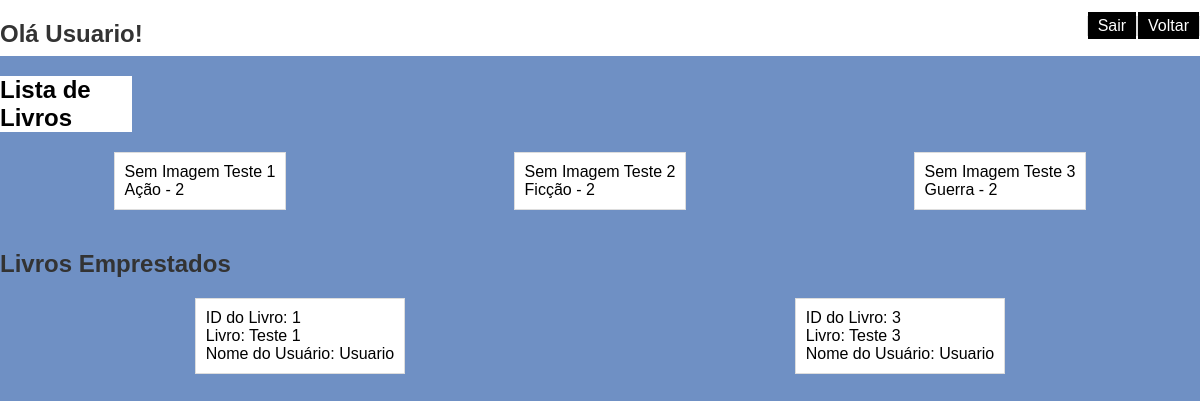
The app's page /livro.php (signed in) with its own data.
### tables this page shows
CREATE TABLE `livros` (
  `livro_id` int(11) NOT NULL,
  `nome` varchar(255) NOT NULL,
  `categoria` varchar(255) NOT NULL,
  `quantidade` int(11) NOT NULL
);

CREATE TABLE `emprestimos` (
  `emprestimo_id` int(11) NOT NULL,
  `livro_emprestimo` varchar(255) NOT NULL,
  `nome_livro` varchar(255) NOT NULL,
  `aluno_emprestimo` varchar(255) NOT NULL,
  `data_emprestimo` date NOT NULL,
  `data_devolucao` date NOT NULL
);

### App/Controller/LivroController.php (called while the page is built, shortened)
<?php
require_once 'App/Model/LivroModel.php';
class LivroController {
    private $livroModel;
    public function __construct($pdo) {
        $this->livroModel = new LivroModel($pdo);
    }
    public function listarLivros() {
        return $this->livroModel->listarLivros();
    }
}
?>

### App/Model/LivroModel.php (called while the page is built, shortened)
<?php
class LivroModel {
    private $pdo;
    public function __construct($pdo) {
        $this->pdo = $pdo;
    }
    public function listarLivros() {
        $sql = "SELECT * FROM livros";
        $stmt = $this->pdo->query($sql);
        return $stmt->fetchAll(PDO::FETCH_ASSOC);
    }
}
?>

### App/Controller/EmprestimoController.php (called while the page is built, shortened)
<?php
require_once 'App\Model\EmprestimoModel.php';
class EmprestimoController {
    private $emprestimoModel;
    public function __construct($pdo) {
        $this->emprestimoModel = new EmprestimoModel($pdo);
    }
    public function listarLivrosEmprestados($usuarioNome) {
        return $this->emprestimoModel->listarLivrosEmprestados($usuarioNome);
    }
}
?>

### App/Model/EmprestimoModel.php (called while the page is built, shortened)
<?php
class EmprestimoModel {
    private $pdo;
    public function __construct($pdo) {
        $this->pdo = $pdo;
    }
    public function listarLivrosEmprestados($usuarioNome) {
        $consultaLivrosEmprestados = $this->pdo->prepare("SELECT * FROM emprestimos WHERE aluno_emprestimo = ?");
        $consultaLivrosEmprestados->execute([$usuarioNome]);
        return $consultaLivrosEmprestados->fetchAll(PDO::FETCH_ASSOC);
    }
}
?>

### livro.php (the view, shortened to what this page needs)
<!DOCTYPE html>
<html lang="en">
<head>
    <link rel="stylesheet" href="CSS/livros.css">
</head>
<body>
</body>
</html>
<?php
require_once 'Config/config.php';
require_once 'App/Controller/LivroController.php';
require_once 'App/Controller/EmprestimoController.php';
$livroController = new LivroController($pdo);
$emprestimoController = new EmprestimoController($pdo);
$livros = $livroController->listarLivros();
?>
<!DOCTYPE html>
<html lang="en">
<head>
    <link rel="stylesheet" href="Public/Css/style.css">
</head>
<body>
    <header>
<div class='container2'>
   <div></li><h2>Olá <?php echo $_SESSION['usuarioNome'], "!"; ?> </h2><br></div>
	<nav>
    <ul>
         <li class="c"><a onclick="logout()">Sair</a></li>
        <li class="c"><a href="indexUser.php">Voltar</a></li>
    </ul>
  </nav>
</header>
    <h2 class="p">Lista de Livros</h2>
    <ul>
        <?php foreach ($livros as $livro): ?>
            <li>
            <?php
                    if (!empty($livro['imagem'])) {
                        echo '<img src="' . $livro['imagem'] . '" alt="Imagem do Livro" width="300">';
                        echo '<br>';
                    } else {
                        echo 'Sem Imagem';
                    }
                    ?>
                <?php echo $livro['nome']; ?>
                <br>
                <?php echo $livro['categoria']; ?> -
                <?php echo $livro['quantidade']; ?>
            </li>
        <?php endforeach; ?>
    </ul>
    <h2>Livros Emprestados</h2>
    <ul>
        <?php $livrosEmprestados = $emprestimoController->listarLivrosEmprestados($_SESSION['usuarioNome']); ?>
        <?php foreach ($livrosEmprestados as $emprestimo): ?>
            <li>
                <?php echo "ID do Livro: " . $emprestimo['livro_emprestimo']; ?> <br>
                <?php echo "Livro: " . $emprestimo['nome_livro']; ?> <br>
                <?php echo "Nome do Usuário: " . $emprestimo['aluno_emprestimo']; ?>
            </li>
        <?php endforeach; ?>
    </ul>
</body>
</html>

### CSS/livros.css (style rules this page uses)
body { background-color:#10479e99; padding: 0; margin: 0; }
.container2 { display: flex; width: 100%; height: 7vh; background-color: #fff; justify-content: space-between; }
h2 { color: #000000; }
.p { background-color: #fff; width: 11%; color: #000; }
.c { list-style: none; padding: 0; margin: 0; background-color: #000000; color: #000; }
ul { list-style-type: none; padding: 0; display: flex; flex-wrap: wrap; justify-content: space-around; }
li { margin-bottom: 20px; padding: 10px; border: 1px solid #ddd; background-color: #fff; box-sizing: border-box; }
a { text-decoration: none; padding: 5px 10px; background-color: #333; color: #fff; }

### CSS/style.css (style rules this page uses)
body { margin: 0; padding: 0; font-family: 'Arial', sans-serif; }
h2 { color: #333; }
a { color: #ffffff; background-color: #000000; text-decoration: none; }

### records on screen
livros: nome "Teste 1", categoria "Ação", quantidade "2"
livros: nome "Teste 2", categoria "Ficção", quantidade "2"
livros: nome "Teste 3", categoria "Guerra", quantidade "2"
emprestimos: livro_emprestimo "1", nome_livro "Teste 1", aluno_emprestimo "Usuario"
emprestimos: livro_emprestimo "3", nome_livro "Teste 3", aluno_emprestimo "Usuario"

### other values on screen
$_SESSION['usuarioNome'] "Usuario"
